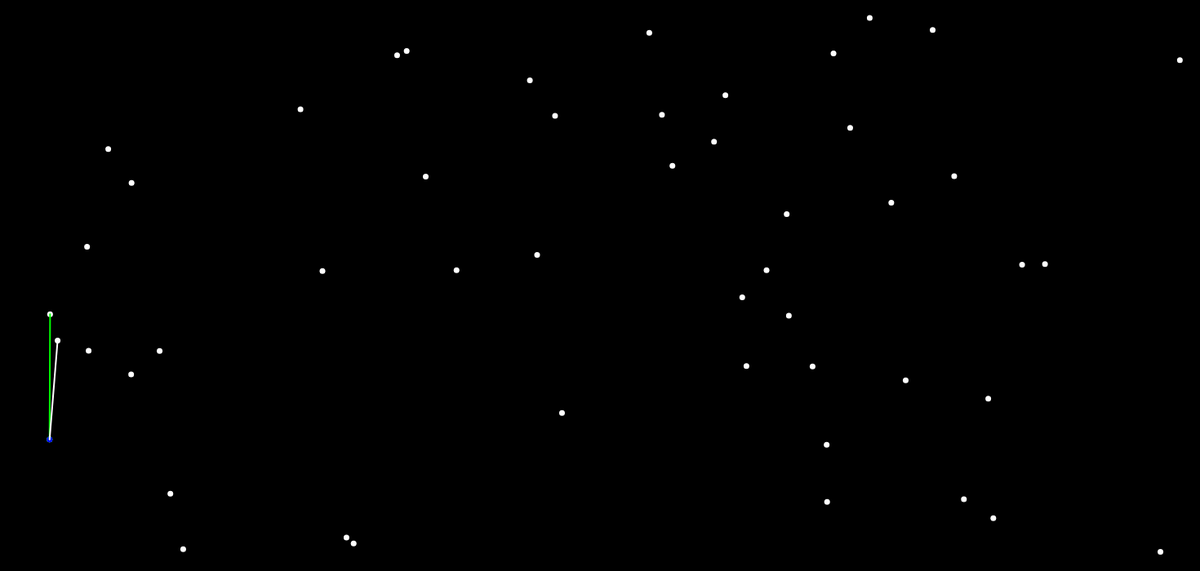
Frame 1 (no input)
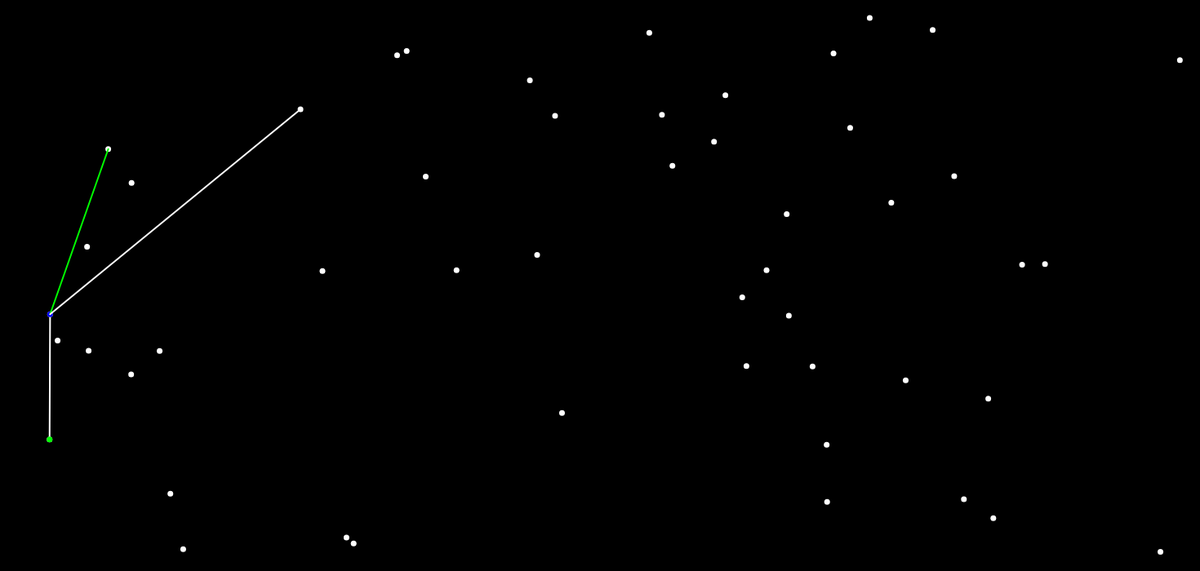
Frame 60 (no input)
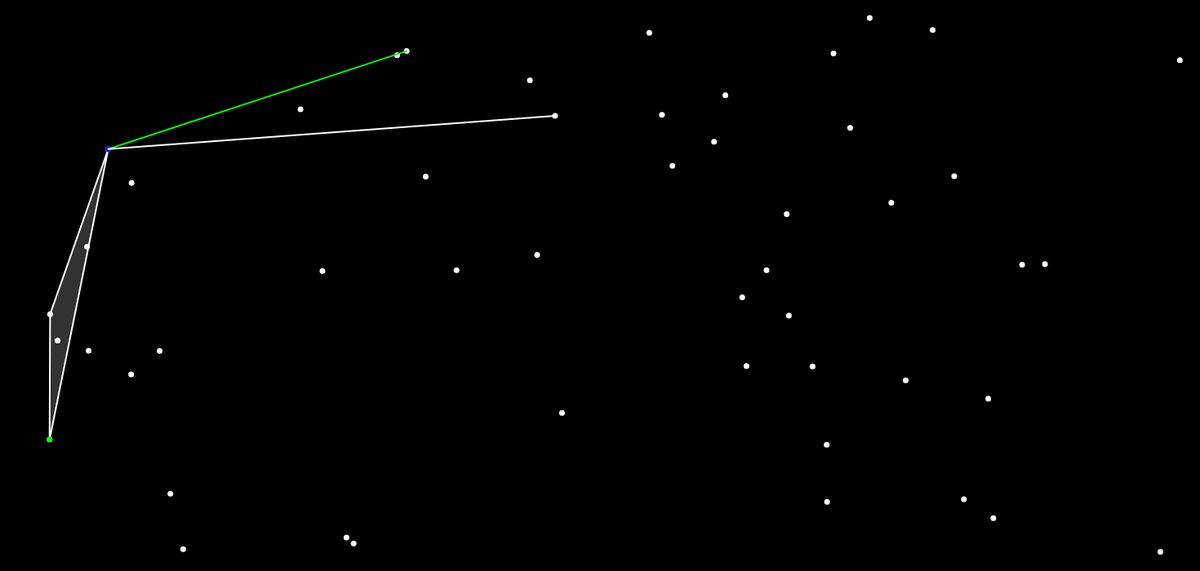
Frame 120 (the mouse pressed at the canvas centre since frame 60)

The p5.js sketch that drew these frames (run headless with seeded random() and noise() and a simulated clock; from frame 60 on, the mouse is pressed at the canvas centre):

// p5.js sketch
// ── sketch.js
const points = [];
const hull = [];
let leftMost;
let currentVertex;
let index = 0;
let nextVertex;

function setup() {
  createCanvas(1470, 700);
  let buffer = 20;
  for ( let i=0;i<50;i++)
    {
    points.push(createVector(random(buffer,width-buffer),random(buffer,height-buffer)));
    }
  points.sort((a,b)=>a.x-b.x);
  leftMost=points[0];
  currentVertex = leftMost;
  hull.push(currentVertex);
  nextVertex = points[1];
  index = 2;
}

function draw() {
  background(0);
  stroke(255);
  strokeWeight(7);
  for(let p of points)
    point(p.x,p.y);
  
  stroke(255);
  strokeWeight(2);
  fill(255,255,255,50);
  beginShape();
  for ( let p of hull)
    vertex(p.x,p.y);
  endShape(CLOSE);
  
  stroke(0,255,0);
  strokeWeight(7);
  point(leftMost.x,leftMost.y);
  
  stroke(0,0,255);
  strokeWeight(7);
  point(currentVertex.x,currentVertex.y);
  
  stroke(0,255,0);
  strokeWeight(2);
  line(currentVertex.x,currentVertex.y,nextVertex.x,nextVertex.y);
  
  let checking = points[index];
  stroke(255);
  strokeWeight(2);
  line(currentVertex.x,currentVertex.y,checking.x,checking.y);
  
  const a = p5.Vector.sub(nextVertex, currentVertex);
  const b = p5.Vector.sub(checking, currentVertex);
  const cross = a.cross(b);

  if(cross.z<0)
    {
      nextVertex = checking; 
    }
  index = index + 1;
  if(index == points.length)
    {
      if(nextVertex ==leftMost)
        {
          console.log('OK')
        noLoop();
        } else{
  hull.push(nextVertex);
  currentVertex = nextVertex;
  index = 0;
  nextVertex = leftMost;
    }
    }
}
